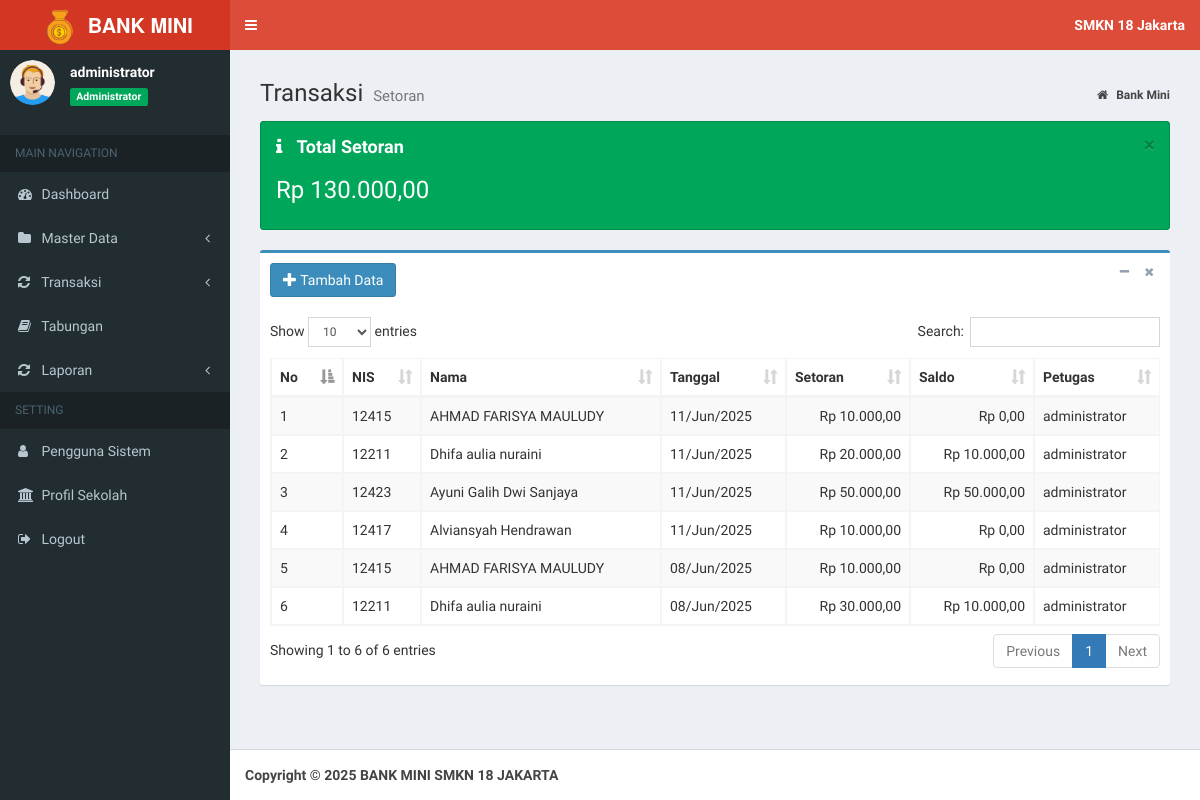
The app's page /index.php?page=data_setor (signed in) with its own data.
### tables this page shows
CREATE TABLE `tb_profil` (
  `id_profil` int(11) NOT NULL,
  `nama_sekolah` varchar(200) NOT NULL,
  `alamat` varchar(400) NOT NULL,
  `akreditasi` char(2) NOT NULL
);

CREATE TABLE `tb_tabungan` (
  `id_tabungan` int(11) NOT NULL,
  `nis` int(12) NOT NULL,
  `setor` int(11) NOT NULL,
  `tarik` int(11) NOT NULL,
  `tgl` date NOT NULL,
  `jenis` enum('ST','TR') NOT NULL,
  `petugas` varchar(20) NOT NULL
);

CREATE TABLE `tb_siswa` (
  `nis` int(12) NOT NULL,
  `nama_siswa` varchar(40) NOT NULL,
  `jekel` enum('LK','PR') NOT NULL,
  `id_kelas` int(11) NOT NULL,
  `status` enum('Aktif','Lulus','Pindah') NOT NULL,
  `th_masuk` year(4) NOT NULL,
  `saldo` int(11) NOT NULL DEFAULT 0
);

### inc/rupiah.php (called while the page is built)
<?php
function rupiah($angka){
	$hasil_rupiah = "Rp " . number_format($angka,2,',','.');
	return $hasil_rupiah;
}

### petugas/setor/data_setor.php (the view, shortened to what this page needs)
<section class="content-header">
    <h1>
        Transaksi
        <small>Setoran</small>
    </h1>
    <ol class="breadcrumb">
        <li>
            <a href="index.php">
                <i class="fa fa-home"></i>
                <b>Bank Mini</b>
            </a>
        </li>
    </ol>
</section>
<section class="content">
    <div class="alert alert-success alert-dismissible">
        <button type="button" class="close" data-dismiss="alert" aria-hidden="true">&times;</button>
        <h4>
            <i class="icon fa fa-info"></i> Total Setoran</h4>
        <?php
            $sql = $koneksi->query("SELECT SUM(setor) as total  from tb_tabungan where jenis='ST'");
            while ($data= $sql->fetch_assoc()) {
          ?>
        <h3>
            <?php echo rupiah($data['total']); }?>
        </h3>
    </div>
    <div class="box box-primary">
        <div class="box-header">
            <a href="?page=add_setor" class="btn btn-primary">
                <i class="glyphicon glyphicon-plus"></i> Tambah Data</a>
            <div class="box-tools pull-right">
                <button type="button" class="btn btn-box-tool" data-widget="collapse">
                    <i class="fa fa-minus"></i>
                </button>
                <button type="button" class="btn btn-box-tool" data-widget="remove">
                    <i class="fa fa-remove"></i>
                </button>
            </div>
        </div>
        <div class="box-body">
            <div class="table-responsive">
                <table id="example1" class="table table-bordered table-striped">
                    <thead>
                        <tr>
                            <th>No</th>
                            <th>NIS</th>
                            <th>Nama</th>
                            <th>Tanggal</th>
                            <th>Setoran</th>
                            <th>Saldo</th>
                            <th>Petugas</th>
                        </tr>
                    </thead>
                    <tbody>
                        <?php
                  $no = 1;
                  $sql = $koneksi->query("select s.nis, s.nama_siswa, s.saldo, t.id_tabungan, t.setor, t.tgl, t.petugas from
                  tb_siswa s join tb_tabungan t on s.nis=t.nis
                  where jenis ='ST' order by tgl desc, id_tabungan desc");
                  while ($data= $sql->fetch_assoc()) {
                ?>
                        <tr>
                            <td>
                                <?php echo $no++; ?>
                            </td>
                            <td>
                                <?php echo $data['nis']; ?>
                            </td>
                            <td>
                                <?php echo $data['nama_siswa']; ?>
                            </td>
                            <td>
                                <?php  $tgl = $data['tgl']; echo date("d/M/Y", strtotime($tgl))?>
                            </td>
                            <td align="right">
                                <?php echo rupiah($data['setor']); ?>
                            </td>
                            <td align="right">
                                <?php echo rupiah($data['saldo']); ?>
                            </td>
                            <td>
                                <?php echo $data['petugas']; ?>
                            </td>
                        </tr>
                        <?php
                  }
                ?>
                    </tbody>
                </table>
            </div>
        </div>
    </div>
</section>

### index.php (shortened to what this page needs)
<?php
    if (isset($_SESSION["ses_username"])==""){
		header("location: login.php");
    }else{
      $data_nama = $_SESSION["ses_nama"];
      $data_level = $_SESSION["ses_level"];
    }
    include "inc/koneksi.php";
	include "inc/rupiah.php";
	$sql = $koneksi->query("SELECT * from tb_profil");
	while ($data= $sql->fetch_assoc()) {
		$nama=$data['nama_sekolah'];
	}
?>
<!DOCTYPE html>
<html>
<head>
	<link rel="stylesheet" href="bootstrap/css/bootstrap.min.css">
	<link rel="stylesheet" href="https://cdnjs.cloudflare.com/ajax/libs/font-awesome/4.5.0/css/font-awesome.min.css">
	<link rel="stylesheet" href="https://cdnjs.cloudflare.com/ajax/libs/ionicons/2.0.1/css/ionicons.min.css">
	<link rel="stylesheet" href="plugins/datatables/dataTables.bootstrap.css">
	<link rel="stylesheet" href="plugins/select2/select2.min.css">
	<link rel="stylesheet" href="dist/css/AdminLTE.min.css">
	<link rel="stylesheet" href="dist/css/skins/_all-skins.min.css">
</head>
<body class="hold-transition skin-red sidebar-mini">
	<div class="wrapper">
		<header class="main-header">
			<a href="index.php" class="logo">
				<span class="logo-lg">
					<img src="dist/img/logo.png" width="45px">
					<b>BANK MINI</b>
				</span>
			</a>
			<nav class="navbar navbar-static-top">
				<a href="#" class="sidebar-toggle" data-toggle="offcanvas" role="button">
				</a>
				<div class="navbar-custom-menu">
					<ul class="nav navbar-nav">
						<li class="dropdown messages-menu">
							<a class="dropdown-toggle" data-toggle="dropdown">
								<span>
									<b>
										<?= $nama; ?>
									</b>
								</span>
							</a>
						</li>
					</ul>
				</div>
			</nav>
		</header>
		<aside class="main-sidebar">
			<section class="sidebar">
				</<b>
				<div class="user-panel">
					<div class="pull-left image">
						<img src="dist/img/avatar.png" class="img-circle" alt="User Image">
					</div>
					<div class="pull-left info">
						<p>
							<?php echo $data_nama; ?>
						</p>
						<span class="label label-success">
							<?php echo $data_level; ?>
						</span>
					</div>
				</div>
				<ul class="sidebar-menu">
					<li class="header">MAIN NAVIGATION</li>
					<?php
          if ($data_level=="Administrator"){
        ?>
					<li class="treeview">
						<a href="?page=admin">
							<i class="fa fa-dashboard"></i>
							<span>Dashboard</span>
						</a>
					</li>
					<li class="treeview">
						<a href="#">
							<i class="fa fa-folder"></i>
							<span>Master Data</span>
							<span class="pull-right-container">
								<i class="fa fa-angle-left pull-right"></i>
							</span>
						</a>
					</li>
					<li class="treeview">
						<a href="#">
							<i class="fa fa-refresh"></i>
							<span>Transaksi</span>
							<span class="pull-right-container">
								<i class="fa fa-angle-left pull-right"></i>
							</span>
						</a>
					</li>
					<li class="treeview">
						<a href="?page=view_tabungan">
							<i class="fa fa-book"></i>
							<span>Tabungan</span>
						</a>
					</li>
					<li class="treeview">
						<a href="#">
							<i class="fa fa-refresh"></i>
							<span>Laporan</span>
							<span class="pull-right-container">
								<i class="fa fa-angle-left pull-right"></i>
							</span>
						</a>
					</li>
					<li class="header">SETTING</li>
					<li class="treeview">
						<a href="?page=MyApp/data_pengguna">
							<i class="fa fa-user"></i>
							<span>Pengguna Sistem</span>
						</a>
					</li>
					<li class="treeview">
						<a href="?page=MyApp/data_profil">
							<i class="fa fa-bank"></i>
							<span>Profil Sekolah</span>
						</a>
					</li>
					<?php
            }
          ?>
					<li>
						<a href="logout.php" onclick="return confirm('Anda yakin keluar dari aplikasi ?')">
							<i class="fa fa-sign-out"></i>
							<span>Logout</span>
						</a>
					</li>
			</section>
		</aside>
		<div class="content-wrapper">
			<section class="content">
				<?php
      if(isset($_GET['page'])){
          $hal = $_GET['page'];
          switch ($hal) {
              case 'data_setor':
                  include "petugas/setor/data_setor.php";
                  break;
          }
                        }
    ?>
			</section>
		</div>
		<footer class="main-footer">
			<strong>Copyright &copy; <?php echo date("Y"); ?> BANK MINI SMKN 18 JAKARTA
		</footer>
</body>
</html>

### records on screen
tb_profil: nama_sekolah "SMKN 18 Jakarta"
tb_tabungan: nis.nis "12415", nis.nama_siswa "AHMAD FARISYA MAULUDY", tgl "11/Jun/2025", setor "Rp 10.000,00", nis.saldo "Rp 0,00", petugas "administrator"
tb_tabungan: nis.nis "12211", nis.nama_siswa "Dhifa aulia nuraini", tgl "11/Jun/2025", setor "Rp 20.000,00", nis.saldo "Rp 10.000,00", petugas "administrator"
tb_tabungan: nis.nis "12423", nis.nama_siswa "Ayuni Galih Dwi Sanjaya", tgl "11/Jun/2025", setor "Rp 50.000,00", nis.saldo "Rp 50.000,00", petugas "administrator"
tb_tabungan: nis.nis "12417", nis.nama_siswa "Alviansyah Hendrawan", tgl "11/Jun/2025", setor "Rp 10.000,00", nis.saldo "Rp 0,00", petugas "administrator"
tb_tabungan: nis.nis "12415", nis.nama_siswa "AHMAD FARISYA MAULUDY", tgl "08/Jun/2025", setor "Rp 10.000,00", nis.saldo "Rp 0,00", petugas "administrator"
tb_tabungan: nis.nis "12211", nis.nama_siswa "Dhifa aulia nuraini", tgl "08/Jun/2025", setor "Rp 30.000,00", nis.saldo "Rp 10.000,00", petugas "administrator"

### other values on screen
$data_nama "administrator"
$data_level "Administrator"
rupiah($data['total']) "Rp 130.000,00"
